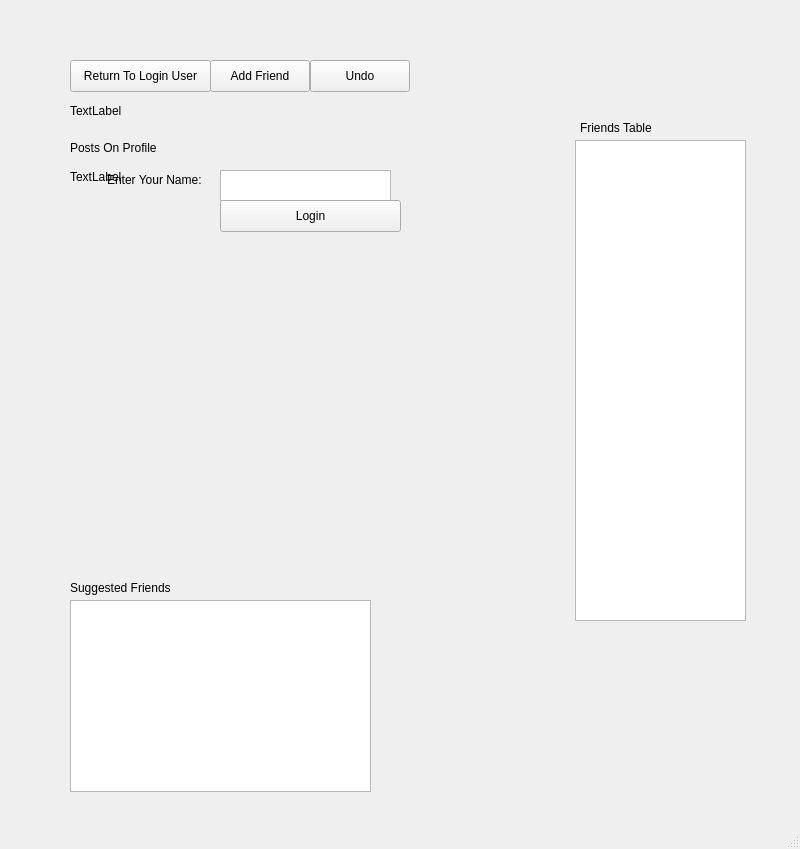
<?xml version="1.0" encoding="UTF-8"?>
<ui version="4.0">
 <class>SocialNetworkWindow</class>
 <widget class="QMainWindow" name="SocialNetworkWindow">
  <property name="geometry">
   <rect>
    <x>0</x>
    <y>0</y>
    <width>800</width>
    <height>849</height>
   </rect>
  </property>
  <property name="windowTitle">
   <string>SocialNetworkWindow</string>
  </property>
  <widget class="QWidget" name="LoginPage">
   <widget class="QTextEdit" name="textEnter">
    <property name="geometry">
     <rect>
      <x>220</x>
      <y>170</y>
      <width>171</width>
      <height>31</height>
     </rect>
    </property>
    <property name="html">
     <string>&lt;!DOCTYPE HTML PUBLIC &quot;-//W3C//DTD HTML 4.0//EN&quot; &quot;http://www.w3.org/TR/REC-html40/strict.dtd&quot;&gt;
&lt;html&gt;&lt;head&gt;&lt;meta name=&quot;qrichtext&quot; content=&quot;1&quot; /&gt;&lt;meta charset=&quot;utf-8&quot; /&gt;&lt;style type=&quot;text/css&quot;&gt;
p, li { white-space: pre-wrap; }
hr { height: 1px; border-width: 0; }
li.unchecked::marker { content: &quot;\2610&quot;; }
li.checked::marker { content: &quot;\2612&quot;; }
&lt;/style&gt;&lt;/head&gt;&lt;body style=&quot; font-family:'.AppleSystemUIFont'; font-size:13pt; font-weight:400; font-style:normal;&quot;&gt;
&lt;p style=&quot;-qt-paragraph-type:empty; margin-top:0px; margin-bottom:0px; margin-left:0px; margin-right:0px; -qt-block-indent:0; text-indent:0px;&quot;&gt;&lt;br /&gt;&lt;/p&gt;&lt;/body&gt;&lt;/html&gt;</string>
    </property>
   </widget>
   <widget class="QPushButton" name="pushButton">
    <property name="geometry">
     <rect>
      <x>220</x>
      <y>200</y>
      <width>181</width>
      <height>32</height>
     </rect>
    </property>
    <property name="text">
     <string>Login</string>
    </property>
   </widget>
   <widget class="QLabel" name="Label">
    <property name="geometry">
     <rect>
      <x>107</x>
      <y>170</y>
      <width>111</width>
      <height>20</height>
     </rect>
    </property>
    <property name="text">
     <string>Enter Your Name:</string>
    </property>
   </widget>
   <widget class="QLabel" name="errorLabel">
    <property name="geometry">
     <rect>
      <x>230</x>
      <y>230</y>
      <width>351</width>
      <height>16</height>
     </rect>
    </property>
    <property name="text">
     <string/>
    </property>
   </widget>
   <widget class="QLabel" name="labelProfileName">
    <property name="geometry">
     <rect>
      <x>70</x>
      <y>90</y>
      <width>231</width>
      <height>41</height>
     </rect>
    </property>
    <property name="text">
     <string>TextLabel</string>
    </property>
   </widget>
   <widget class="QTableWidget" name="tableFriends">
    <property name="geometry">
     <rect>
      <x>575</x>
      <y>140</y>
      <width>171</width>
      <height>481</height>
     </rect>
    </property>
   </widget>
   <widget class="QPushButton" name="buttonBackToMyProfile">
    <property name="geometry">
     <rect>
      <x>70</x>
      <y>60</y>
      <width>141</width>
      <height>32</height>
     </rect>
    </property>
    <property name="text">
     <string>Return To Login User</string>
    </property>
   </widget>
   <widget class="QLabel" name="labelPosts">
    <property name="geometry">
     <rect>
      <x>70</x>
      <y>170</y>
      <width>491</width>
      <height>391</height>
     </rect>
    </property>
    <property name="text">
     <string>TextLabel</string>
    </property>
    <property name="alignment">
     <set>Qt::AlignLeading|Qt::AlignLeft|Qt::AlignTop</set>
    </property>
   </widget>
   <widget class="QLabel" name="tableLabel">
    <property name="geometry">
     <rect>
      <x>580</x>
      <y>120</y>
      <width>111</width>
      <height>16</height>
     </rect>
    </property>
    <property name="text">
     <string>Friends Table</string>
    </property>
   </widget>
   <widget class="QLabel" name="postHeader">
    <property name="geometry">
     <rect>
      <x>70</x>
      <y>140</y>
      <width>131</width>
      <height>16</height>
     </rect>
    </property>
    <property name="text">
     <string>Posts On Profile</string>
    </property>
   </widget>
   <widget class="QPushButton" name="addFriend">
    <property name="geometry">
     <rect>
      <x>210</x>
      <y>60</y>
      <width>100</width>
      <height>32</height>
     </rect>
    </property>
    <property name="text">
     <string>Add Friend</string>
    </property>
   </widget>
   <widget class="QTableWidget" name="suggestedFriends">
    <property name="geometry">
     <rect>
      <x>70</x>
      <y>600</y>
      <width>301</width>
      <height>192</height>
     </rect>
    </property>
   </widget>
   <widget class="QLabel" name="suggestedFriendsLabel">
    <property name="geometry">
     <rect>
      <x>70</x>
      <y>580</y>
      <width>141</width>
      <height>16</height>
     </rect>
    </property>
    <property name="text">
     <string>Suggested Friends</string>
    </property>
   </widget>
   <widget class="QPushButton" name="undoButton">
    <property name="geometry">
     <rect>
      <x>310</x>
      <y>60</y>
      <width>100</width>
      <height>32</height>
     </rect>
    </property>
    <property name="text">
     <string>Undo</string>
    </property>
   </widget>
  </widget>
  <widget class="QMenuBar" name="menubar">
   <property name="geometry">
    <rect>
     <x>0</x>
     <y>0</y>
     <width>800</width>
     <height>24</height>
    </rect>
   </property>
  </widget>
  <widget class="QStatusBar" name="statusbar"/>
 </widget>
 <resources/>
 <connections/>
</ui>
